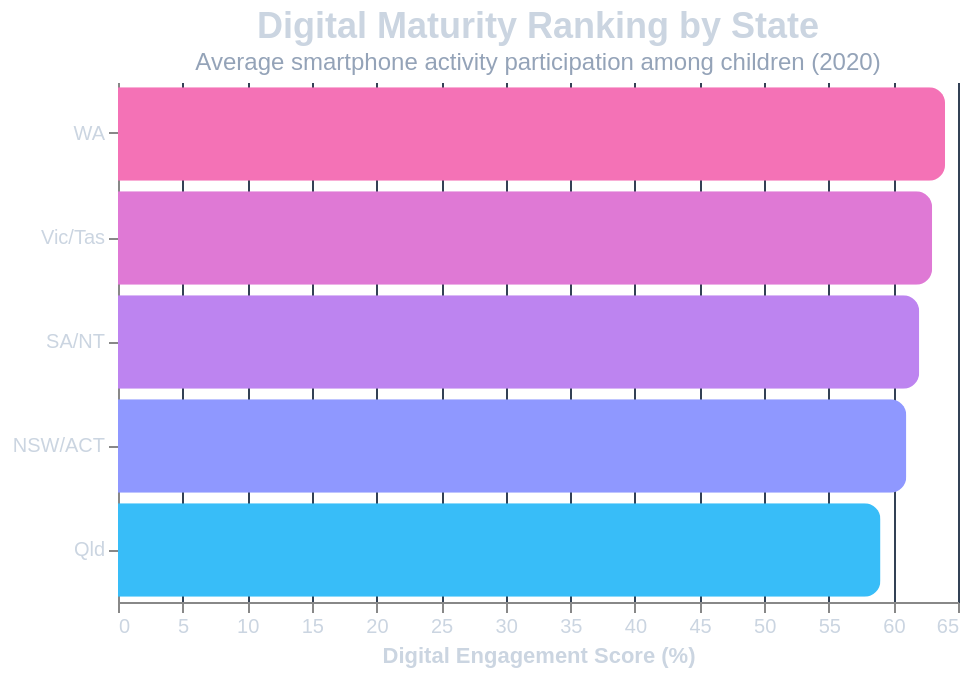

Express this chart as Vega-Lite.
### Vega-Lite specification from a JSON file in a GitHub repository (floating-point values rounded to 4 significant figures)
{"$schema": "https://vega.github.io/schema/vega-lite/v5.json", "title": {"text": "Digital Maturity Ranking by State", "subtitle": "Average smartphone activity participation among children (2020)", "color": "#cbd5e1", "subtitleColor": "#94a3b8", "fontSize": 18}, "width": 420, "height": 260, "background": "transparent", "data": {"values": [{"State": "WA", "Score": 64}, {"State": "Vic/Tas", "Score": 63}, {"State": "SA/NT", "Score": 62}, {"State": "NSW/ACT", "Score": 61}, {"State": "Qld", "Score": 59}]}, "mark": {"type": "bar", "cornerRadiusEnd": 8}, "encoding": {"y": {"field": "State", "type": "nominal", "sort": "-x", "title": null, "axis": {"labelColor": "#cbd5e1"}}, "x": {"field": "Score", "type": "quantitative", "title": "Digital Engagement Score (%)", "axis": {"labelColor": "#cbd5e1", "titleColor": "#cbd5e1", "gridColor": "#334155"}}, "color": {"field": "Score", "type": "quantitative", "scale": {"range": ["#38bdf8", "#a78bfa", "#f472b6"]}, "legend": null}, "tooltip": [{"field": "State"}, {"field": "Score"}]}, "config": {"view": {"stroke": "transparent"}}}
